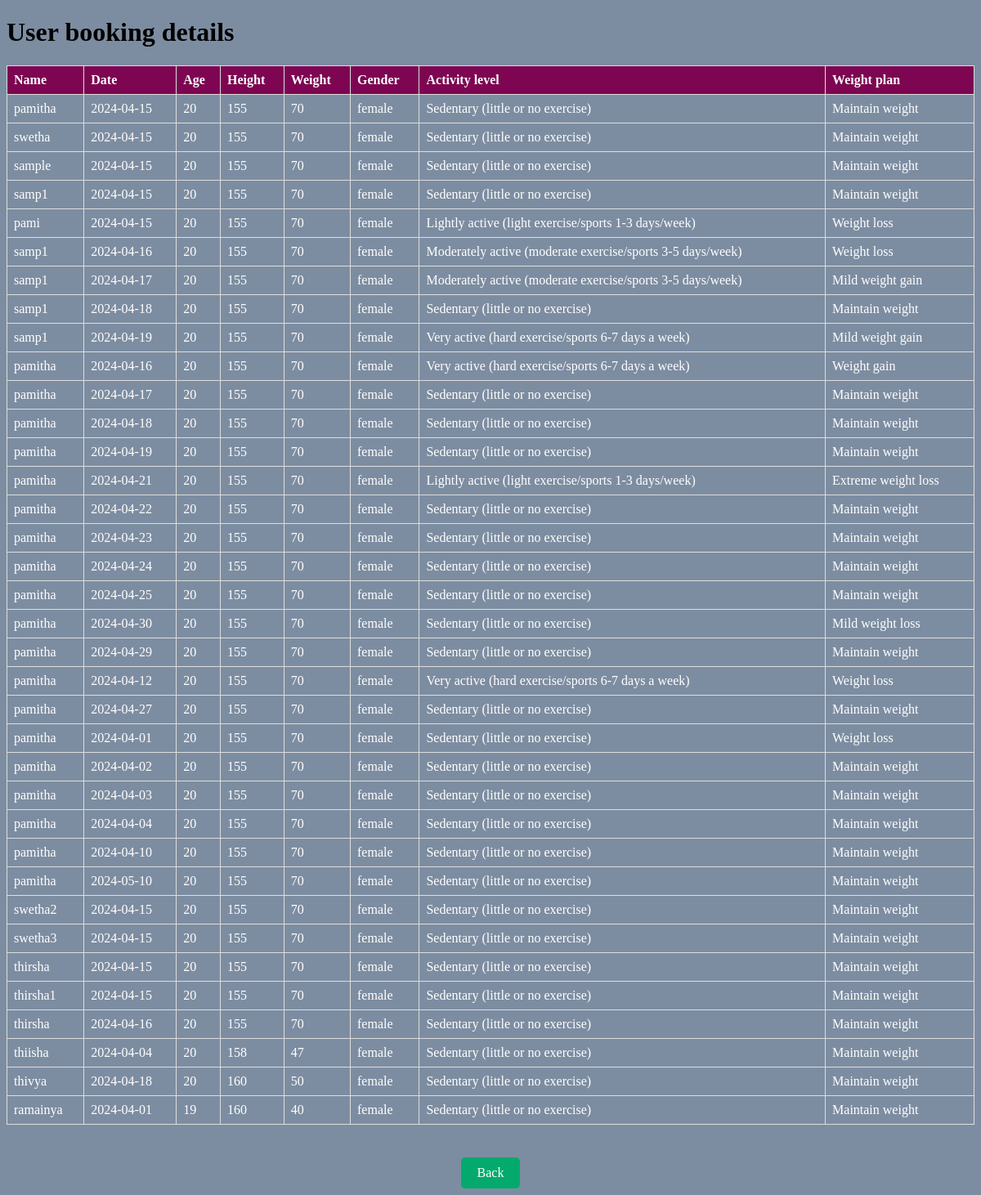
/admin_udetails, run on the app's committed database.
### tables this page shows
CREATE TABLE users_data (
                id INTEGER PRIMARY KEY AUTOINCREMENT,
                username TEXT,
                date DATE,
                age INTEGER,
                height INTEGER,
                weight INTEGER,
                gender TEXT,
                ActivityLevel TEXT,
                Weightplan TEXT,
                RecipeCategory TEXT,
                user_id INTEGER,
                FOREIGN KEY (user_id) REFERENCES my_user (id)
            );

### main.py (the view)
@app.route('/admin_udetails')
def admin_udetails():
    conn = sqlite3.connect('database2.db')
    c = conn.cursor()
    c.execute("SELECT * FROM users_data ")
    customers = c.fetchall()
    conn.close()
    return render_template('admin_udetails.html', customers=customers)

### templates/admin_udetails.html (shortened to what this page needs)
<!DOCTYPE html>
<html lang="en">
<head>
</head>
<body style="background-color:#7d8da1">
    <h1>User booking details</h1>
    <table>
        <tr>
            <th>Name</th>
            <th>Date</th>
            <th>Age</th>
            <th>Height</th>
            <th>Weight</th>
            <th>Gender</th>
            <th>Activity level</th>
            <th>Weight plan</th>
        </tr>
        {% for customer in customers %}
        <tr>
            <td>{{ customer[1] }}</td>
            <td>{{ customer[2] }}</td>
            <td>{{ customer[3] }}</td>
            <td>{{ customer[4] }}</td>
            <td>{{ customer[5] }}</td>
            <td>{{ customer[6] }}</td>
            <td>{{ customer[7] }}</td>
            <td>{{ customer[8] }}</td>
        </tr>
        {% endfor %}
    </table>
    <div class="container">
        <a href="{{url_for('adminDashboard')}}" class="back-button">Back</a>
    </div>
</body>
</html>

### templates/admin_udetails.html (style rules this page uses)
table { border-collapse: collapse; width: 100%; }
th, td { border: 1px solid #dddddd; text-align: left; padding: 8px; color:white }
th { background-color: #7D0552; }
.container { text-align: center; margin-top: 20px; }
.back-button { background-color: #04AA6D; color: white; border: none; padding: 10px 20px; text-align: center; text-decoration: none; display: inline-block; font-size: 16px; margin-top: 20px; border-radius: 5px; cursor: pointer; transition: background-color 0.3s; }

### data on the page
users_data: username "pamitha", date "2024-04-15", age "20", height "155", weight "70", gender "female", ActivityLevel "Sedentary (little or no exercise)", Weightplan "Maintain weight"
users_data: username "swetha", date "2024-04-15", age "20", height "155", weight "70", gender "female", ActivityLevel "Sedentary (little or no exercise)", Weightplan "Maintain weight"
users_data: username "sample", date "2024-04-15", age "20", height "155", weight "70", gender "female", ActivityLevel "Sedentary (little or no exercise)", Weightplan "Maintain weight"
users_data: username "samp1", date "2024-04-15", age "20", height "155", weight "70", gender "female", ActivityLevel "Sedentary (little or no exercise)", Weightplan "Maintain weight"
users_data: username "pami", date "2024-04-15", age "20", height "155", weight "70", gender "female", ActivityLevel "Lightly active (light exercise/sports 1-3 days/week)", Weightplan "Weight loss"
users_data: username "samp1", date "2024-04-16", age "20", height "155", weight "70", gender "female", ActivityLevel "Moderately active (moderate exercise/sports 3-5 days/week)", Weightplan "Weight loss"
users_data: username "samp1", date "2024-04-17", age "20", height "155", weight "70", gender "female", ActivityLevel "Moderately active (moderate exercise/sports 3-5 days/week)", Weightplan "Mild weight gain"
users_data: username "samp1", date "2024-04-18", age "20", height "155", weight "70", gender "female", ActivityLevel "Sedentary (little or no exercise)", Weightplan "Maintain weight"
users_data: username "samp1", date "2024-04-19", age "20", height "155", weight "70", gender "female", ActivityLevel "Very active (hard exercise/sports 6-7 days a week)", Weightplan "Mild weight gain"
users_data: username "pamitha", date "2024-04-16", age "20", height "155", weight "70", gender "female", ActivityLevel "Very active (hard exercise/sports 6-7 days a week)", Weightplan "Weight gain"
users_data: username "pamitha", date "2024-04-17", age "20", height "155", weight "70", gender "female", ActivityLevel "Sedentary (little or no exercise)", Weightplan "Maintain weight"
users_data: username "pamitha", date "2024-04-18", age "20", height "155", weight "70", gender "female", ActivityLevel "Sedentary (little or no exercise)", Weightplan "Maintain weight"
users_data: username "pamitha", date "2024-04-19", age "20", height "155", weight "70", gender "female", ActivityLevel "Sedentary (little or no exercise)", Weightplan "Maintain weight"
users_data: username "pamitha", date "2024-04-21", age "20", height "155", weight "70", gender "female", ActivityLevel "Lightly active (light exercise/sports 1-3 days/week)", Weightplan "Extreme weight loss"
users_data: username "pamitha", date "2024-04-22", age "20", height "155", weight "70", gender "female", ActivityLevel "Sedentary (little or no exercise)", Weightplan "Maintain weight"
users_data: username "pamitha", date "2024-04-23", age "20", height "155", weight "70", gender "female", ActivityLevel "Sedentary (little or no exercise)", Weightplan "Maintain weight"
users_data: username "pamitha", date "2024-04-24", age "20", height "155", weight "70", gender "female", ActivityLevel "Sedentary (little or no exercise)", Weightplan "Maintain weight"
users_data: username "pamitha", date "2024-04-25", age "20", height "155", weight "70", gender "female", ActivityLevel "Sedentary (little or no exercise)", Weightplan "Maintain weight"
users_data: username "pamitha", date "2024-04-30", age "20", height "155", weight "70", gender "female", ActivityLevel "Sedentary (little or no exercise)", Weightplan "Mild weight loss"
users_data: username "pamitha", date "2024-04-29", age "20", height "155", weight "70", gender "female", ActivityLevel "Sedentary (little or no exercise)", Weightplan "Maintain weight"
users_data: username "pamitha", date "2024-04-12", age "20", height "155", weight "70", gender "female", ActivityLevel "Very active (hard exercise/sports 6-7 days a week)", Weightplan "Weight loss"
users_data: username "pamitha", date "2024-04-27", age "20", height "155", weight "70", gender "female", ActivityLevel "Sedentary (little or no exercise)", Weightplan "Maintain weight"
users_data: username "pamitha", date "2024-04-01", age "20", height "155", weight "70", gender "female", ActivityLevel "Sedentary (little or no exercise)", Weightplan "Weight loss"
users_data: username "pamitha", date "2024-04-02", age "20", height "155", weight "70", gender "female", ActivityLevel "Sedentary (little or no exercise)", Weightplan "Maintain weight"
users_data: username "pamitha", date "2024-04-03", age "20", height "155", weight "70", gender "female", ActivityLevel "Sedentary (little or no exercise)", Weightplan "Maintain weight"
users_data: username "pamitha", date "2024-04-04", age "20", height "155", weight "70", gender "female", ActivityLevel "Sedentary (little or no exercise)", Weightplan "Maintain weight"
users_data: username "pamitha", date "2024-04-10", age "20", height "155", weight "70", gender "female", ActivityLevel "Sedentary (little or no exercise)", Weightplan "Maintain weight"
users_data: username "pamitha", date "2024-05-10", age "20", height "155", weight "70", gender "female", ActivityLevel "Sedentary (little or no exercise)", Weightplan "Maintain weight"
users_data: username "swetha2", date "2024-04-15", age "20", height "155", weight "70", gender "female", ActivityLevel "Sedentary (little or no exercise)", Weightplan "Maintain weight"
users_data: username "swetha3", date "2024-04-15", age "20", height "155", weight "70", gender "female", ActivityLevel "Sedentary (little or no exercise)", Weightplan "Maintain weight"
users_data: username "thirsha", date "2024-04-15", age "20", height "155", weight "70", gender "female", ActivityLevel "Sedentary (little or no exercise)", Weightplan "Maintain weight"
users_data: username "thirsha1", date "2024-04-15", age "20", height "155", weight "70", gender "female", ActivityLevel "Sedentary (little or no exercise)", Weightplan "Maintain weight"
users_data: username "thirsha", date "2024-04-16", age "20", height "155", weight "70", gender "female", ActivityLevel "Sedentary (little or no exercise)", Weightplan "Maintain weight"
users_data: username "thiisha", date "2024-04-04", age "20", height "158", weight "47", gender "female", ActivityLevel "Sedentary (little or no exercise)", Weightplan "Maintain weight"
users_data: username "thivya", date "2024-04-18", age "20", height "160", weight "50", gender "female", ActivityLevel "Sedentary (little or no exercise)", Weightplan "Maintain weight"
users_data: username "ramainya", date "2024-04-01", age "19", height "160", weight "40", gender "female", ActivityLevel "Sedentary (little or no exercise)", Weightplan "Maintain weight"
